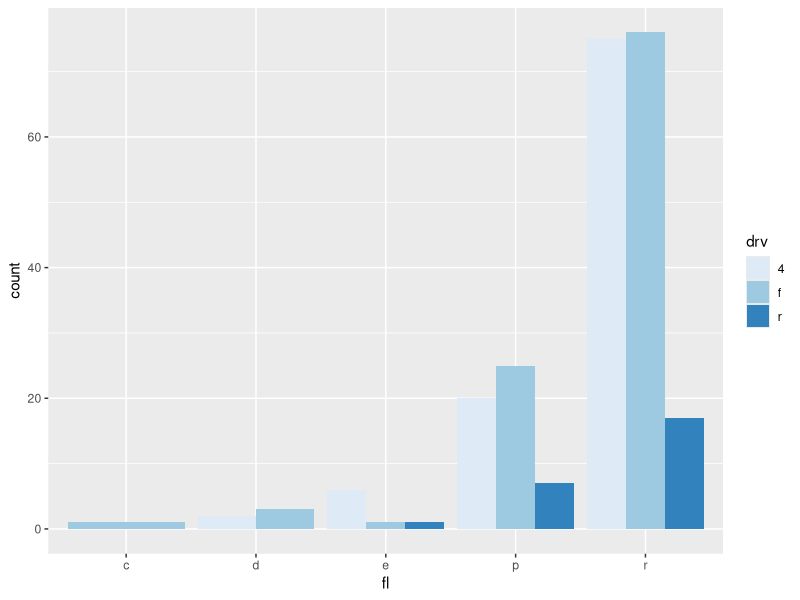
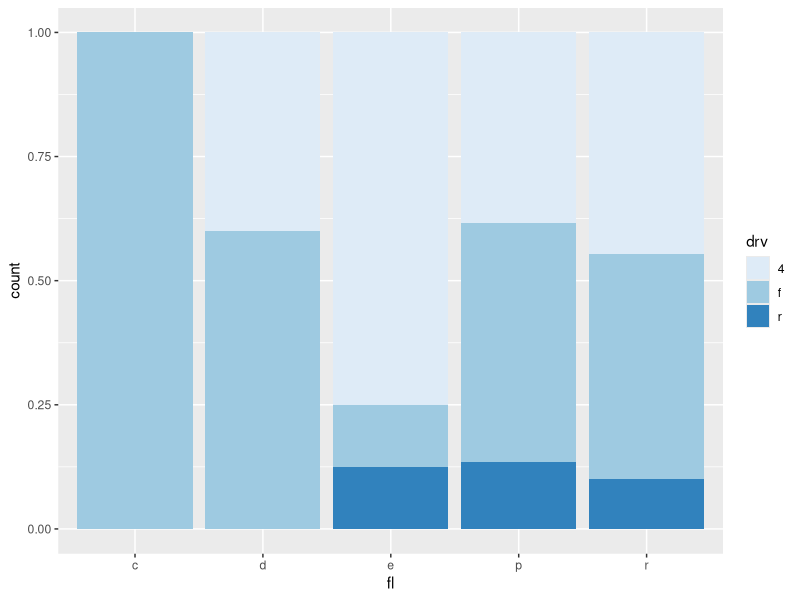
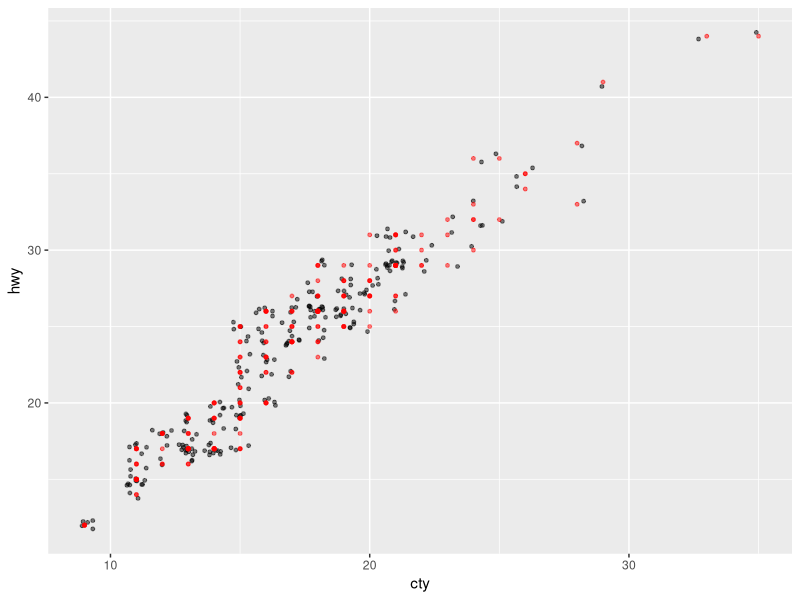
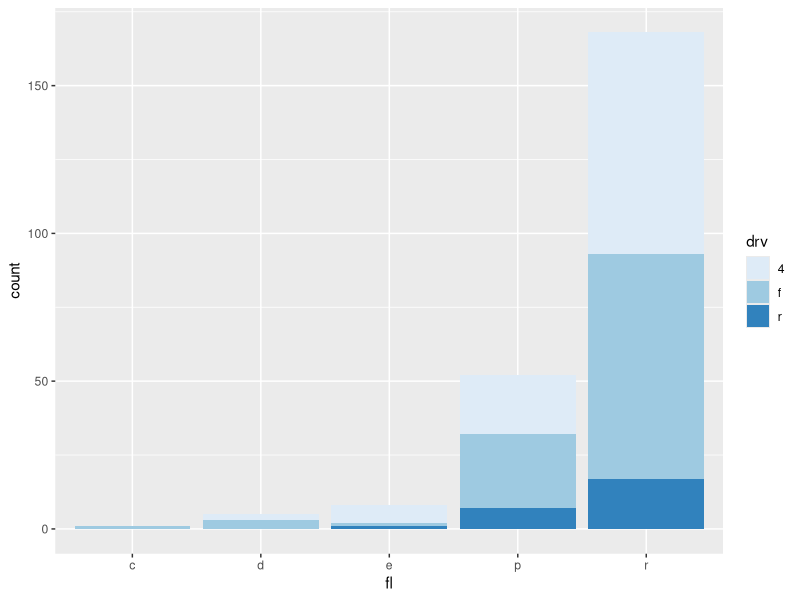
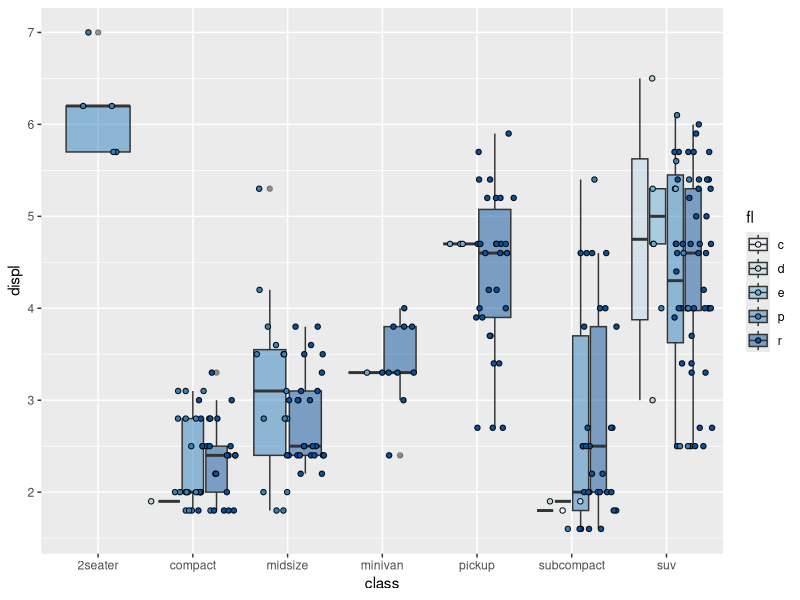

Here is the R script that generated these plots, in order:
## ---- chunk 1
knitr::opts_chunk$set(warning = FALSE, message = FALSE)
knitr::opts_chunk$set(fig.align = "center", fig.width = 6, fig.asp = 0.7)
library(ggplot2)
library(dplyr)
## ---- chunk 2
ggplot(mpg, aes(fl, fill = drv)) + 
  geom_bar(position = position_dodge()) + 
  scale_fill_brewer(palette = 1)
## ---- chunk 3
ggplot(mpg, aes(fl, fill = drv)) + 
  geom_bar(position = position_fill()) + 
  scale_fill_brewer(palette = 1)
## ---- chunk 4
ggplot(mpg, aes(cty, hwy)) + 
  geom_point(position = position_jitter(), size = 1, alpha = 0.5) + 
  geom_point(color = "red", size = 1, alpha = 0.5)
## ---- chunk 5
ggplot(mpg, aes(fl, fill = drv)) + 
  geom_bar(position = position_stack()) + 
  scale_fill_brewer(palette = 1)
## ---- chunk 6
ggplot(mpg, aes(class, displ, fill = fl)) +
  geom_boxplot(alpha = 0.5) +
  geom_point(pch = 21, position = position_jitterdodge()) +
  scale_fill_brewer(palette = 1)
